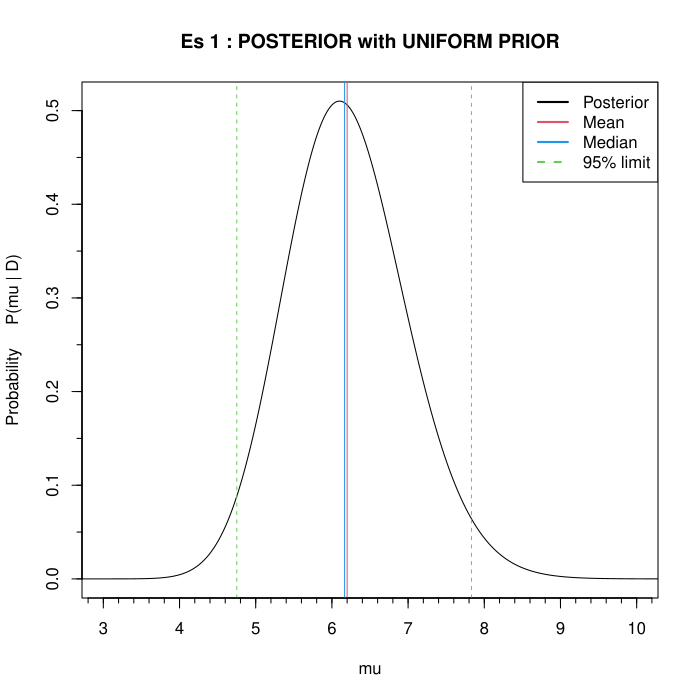

Recreate this plot in R.
library(tibble)
library(ggplot2)
library(gridExtra)
library(Hmisc)
library(plot.matrix)
set.seed(17052001)

cat(' #########  ESERCIZIO 1   #########', '\n', '\n')	
cat('----------------------------------------------------------', '\n')	
cat('1.1: See Es_1_unif_prior.pdf', '\n', '\n')

percentile <- function(k, input, output) {			
		# k = value of the cumulative distribution
		# output = probability distribution
		# input = relative cumulative distribution
		index <- which.min(abs(input - k))	
		return(output[index])
		}
		
post_function <- function(prior, likelihood) {
		posterior <- likelihood * prior
		k <- 50/10**4*sum(posterior)
		posterior <- posterior/k
		return(posterior)
		}

# data
N = c(5, 8, 4, 6, 11, 6, 6, 5, 6, 4)

# compute interval possible value of mu
mu <- seq(0.001, 50, length.out = 10**4)

# compute the uniform prior
prior_unif <- rep(1, 10**4)

# compute the likelihood
likelihood <- 1
for (num in N) { likelihood <- likelihood * dpois(num, mu) }

# compute the posterior
post_unif <- post_function(prior_unif, likelihood)
		   	
# compute summarized results	   
mean_unif <- 50/10**4 * sum(mu * post_unif)
var_unif <- 50/10**4 * sum((mu - mean_unif)**2 * post_unif)
median_unif <- percentile(0.5, cumsum(post_unif/10**4*50), mu)
low_limit_unif <- percentile(0.025, cumsum(post_unif/10**4*50), mu)
upper_limit_unif <- percentile(0.975, cumsum(post_unif/10**4*50), mu)

# set terminal output
cat('With uniform prior we obtain: ', '\n',
    ' Mean:        ', mean_unif, '\n',
    ' Median:      ', median_unif, '\n',
    ' Var:         ', var_unif, '\n',
    ' Low limit:   ', low_limit_unif, '\n',
    ' Upper limit: ', upper_limit_unif, '\n')

pdf("Es_1_unif_prior.pdf")
plot(mu, post_unif, type='l', main="Es 1 : POSTERIOR with UNIFORM PRIOR", 
     xlab="mu", ylab="Probability     P(mu | D)", col=1, xlim=c(3, 10))
abline(v=mean_unif, col=2, lty=1)
abline(v=median_unif, col=4, lty=1)
abline(v=c(low_limit_unif, upper_limit_unif), col=3, lty=2)
legend(x = "topright", legend = c("Posterior", "Mean", "Median", "95% limit"), lty = c(1, 1, 1, 2),           
       col = c(1, 2, 4, 3), lwd = 2)                
minor.tick(nx=5, ny=2, tick.ratio=0.5)
out<-dev.off()

	
cat('----------------------------------------------------------', '\n')	
cat('1.2: See Es_1_Jeff_prior.pdf', '\n', '\n')

# compute Jeff prior
prior_jeff <- 1/sqrt(mu)
	
# compute the posterior
post_jeff <- post_function(prior_jeff, likelihood)
	
# compute summarized results	   	   
mean_jeff <- 50/10**4 * sum(mu * post_jeff)
var_jeff <- 50/10**4 * sum((mu - mean_unif)**2 * post_jeff)
median_jeff <- percentile(0.5, cumsum(post_jeff/10**4*50), mu)
low_limit_jeff <- percentile(0.025, cumsum(post_jeff/10**4*50), mu)
upper_limit_jeff <- percentile(0.975, cumsum(post_jeff/10**4*50), mu)

# set terminal output
cat('With Jeffrey prior we obtain: ', '\n',
    ' Mean:        ', mean_jeff, '\n',
    ' Median:      ', median_jeff, '\n',
    ' Var:         ', var_jeff, '\n',
    ' Low limit:   ', low_limit_jeff, '\n',
    ' Upper limit: ', upper_limit_jeff, '\n')	

pdf("Es_1_Jeff_prior.pdf")
plot(mu, post_jeff, type='l', main="Es 1 : POSTERIOR with JEFFREYS' PRIOR", 
     xlab="mu", ylab="Probability     P(mu | D)", col=1, xlim=c(3, 10))
abline(v=mean_jeff, col=2, lty=1)
abline(v=median_jeff, col=4, lty=1)
abline(v=c(low_limit_jeff, upper_limit_jeff), col=3, lty=2)
legend(x = "topright", legend = c("Posterior", "Mean", "Median", "95% limit"), lty = c(1, 1, 1, 2),           
       col = c(1, 2, 4, 3), lwd = 2)                
minor.tick(nx=5, ny=2, tick.ratio=0.5)
out<-dev.off()

cat('----------------------------------------------------------', '\n')	
cat('1.3: See the following table', '\n', '\n')

# UNIFORM NORMAL APPROXIAMTION

# compute my norm approximation using the calculated mean and sd
unif_norm <- dnorm(mu, mean_unif, sqrt(var_unif))

mean_unif_approx <- 50/10**4 * sum(mu * unif_norm)
var_unif_approx <- 50/10**4 * sum((mu - mean_unif_approx)**2 * unif_norm)
median_unif_approx <- percentile(0.5, cumsum(unif_norm/10**4*50), mu)
low_limit_unif_approx <- percentile(0.025, cumsum(unif_norm/10**4*50), mu)
upper_limit_unif_approx <- percentile(0.975, cumsum(unif_norm/10**4*50), mu)

# JEFFREY NORMAL APPROXIAMTION

# compute my norm approximation using the calculated mean and sd
jeff_norm <- dnorm(mu, mean_jeff, sqrt(var_jeff))

mean_jeff_approx <- 50/10**4 * sum(mu * jeff_norm)
var_jeff_approx <- 50/10**4 * sum((mu - mean_jeff_approx)**2 * jeff_norm)
median_jeff_approx <- percentile(0.5, cumsum(jeff_norm/10**4*50), mu)
low_limit_jeff_approx <- percentile(0.025, cumsum(jeff_norm/10**4*50), mu)
upper_limit_jeff_approx <- percentile(0.975, cumsum(jeff_norm/10**4*50), mu)

# put all results in a summary table
summary1 <- tibble(distribution=c('Uniform','Jeffrey','Norm_unif','Norm_Jeff'),
		   mean=c(mean_unif, mean_jeff, mean_unif_approx, mean_jeff_approx),
		   median=c(median_unif, median_jeff, median_unif_approx, median_jeff_approx),
		   var=c(var_unif, var_jeff, var_unif_approx, var_jeff_approx),
		   low_limit=c(low_limit_unif, low_limit_jeff, low_limit_unif_approx, low_limit_jeff_approx),
		   upper_limit=c(upper_limit_unif, upper_limit_jeff, upper_limit_unif_approx, upper_limit_jeff_approx))

print(summary1)
cat('----------------------------------------------------------', '\n', '\n')	


cat(' #########  ESERCIZIO 2   #########', '\n', '\n')	
cat('----------------------------------------------------------', '\n')	
cat('2.1: ', '\n', '\n')

prob_fail <- 0.15

cat('The probability distribution of y, the number of times the new method', '\n',
    'fails to detect the disease, is a binomial distribution with:', '\n') 
cat(' p = the prob of fail of the new test', '\n',
    'y = the number of fails', '\n',
    'n = the number of total trials', '\n')

cat('----------------------------------------------------------', '\n')	
cat('2.2: ', '\n', '\n')	

n <- 75
y <- 6 
p_f <- y/n

cat('The frequentist estimator is         p_f = y/n' , '\n')
p_f <- y/n
cat('It is un unbiased estimator that follows a binomial distribution with:', '\n')
cat('Mean = p_f = ', p_f, '\n')
cat('Variance = p_f * (1-p_f) = ', p_f * (1-p_f), '\n')

cat('----------------------------------------------------------', '\n')	
cat('2.3: See Es_2_beta_prior.pdf', '\n')	

# value for my beta
mean <- 0.15
std <- 0.14 

# parameter of my beta to obtain the above values
a <- mean * ((mean*(1-mean))/(std**2)-1)
b <- (1-mean)/(mean)*a

# compute interval possible value of p
prob <- seq(from=1/10**4, to=1, length=10**4)

# compute beta prior
prior <- dbeta(prob, a, b)

# compute the likelihood
likelihood <- dbinom(y, n, prob)

# compute the posterior and normalize it
posterior <- prior*likelihood
Z <- sum(posterior/10**4)
posterior <- posterior/Z

post_mean <- sum(prob*posterior/10**4)
post_var <- sum((prob-post_mean)**2*posterior/10**4)


pdf("Es_2_beta_prior.pdf")
plot(prob, posterior, type='l', main="Es 2 : POSTERIOR FOR THE NEW METHOD", 
     xlab="p", ylab="Probability     P(p | n,y)", col=1, lwd = 2)
abline(v=c(post_mean-sqrt(post_var), post_mean+sqrt(post_var)), col=2, lty=2, lwd = 2)
abline(v=post_mean, col=5, lty=1, lwd = 2)
legend(x = "topright", legend = c("Posterior", "Mean +- sigma", "Mean"), lty = c(1, 2, 1),           
       col = c(1, 2, 5), lwd = 2)                
out<-dev.off()



cat('----------------------------------------------------------', '\n')	
cat('2.4: ', '\n','My NULL hypothesis is       H0 : p > 0.15  (the new test is worse)', '\n', '\n')	

percentile <- function(k, input, output) {			
		# k = value of the cumulative distribution
		# output = probability distribution
		# input = relative cumulative distribution
		index <- which.min(abs(input - k))	
		return(output[index])
		}

# using the computed posterior calculate the prob that p is bigger than 0.15
# computing the integral with discretize method
prob_b_bigger_0.15 <- sum(posterior[prob>0.15]/10**4)

cat('P(H0 | data) = P(y>0.15 | data) =', prob_b_bigger_0.15, '\n')
cat('Since this probability is smaller than 0.05 we reject the null hypothesis.', '\n')

cat('We can visualize this statement also graphically: see Es_2_Bayesian.pdf', '\n')
limit <- percentile(0.95, cumsum(posterior/10**4), prob)

pdf("Es_2_Bayesian.pdf")
plot (prob, posterior, type='l', main="Es 2 : BAYESIAN HT", 
     xlab="p", ylab="Probability     P(p | n,y)")
polygon ( c(limit,prob[prob>limit]) , c(0,posterior[prob>limit]), col=rgb(1, 0, 0,0.5))
abline(v = 0.15, col='blue', lty=2)
legend(x = "topright", legend = c("Posterior", "5% limit area", "p = 0.15"), lty = c(1, 1, 2),           
       col = c(1, 'red', 'blue'), lwd = 2)                
out<-dev.off()

cat('----------------------------------------------------------', '\n')	
cat('2.5: ', '\n','My NULL hypothesis is       H0 : p > 0.15  (the new test is worse)', '\n', '\n')

# compute the likelihood in considering H0 true
true_null <- dbinom(x = c(0:n), size = n, prob = 0.15)

# put the obtained value in a table just for number between 0 and 10 (interested region)
freq <- tibble(
	number=c(0:10) ,  
	prob=true_null[1:11]
	)

# compute the p-value by discretized method
p_value<-tail(cumsum(freq$prob[freq$number<=6]),1)
	
cat('p-value =', p_value, '\n')
cat('Since the p-value is bigger than 0.05 we can not reject the null hypothesis.', '\n')

cat('We can visualize this statement also graphically: see Es_2_Frequentist.pdf', '\n')

freq['cumulative'] <- cumsum(freq$prob)

pdf("Es_2_Frequentist.pdf")
ggplot(freq, aes(x=number, y=cumulative))+ 
geom_bar(stat = "identity")+
geom_hline(yintercept=0.05, color = "red")+
scale_x_continuous(breaks = seq(0,10,2))+
scale_y_continuous(breaks = seq(0,1,0.05))+
labs(x='Number fail detections', y='F(y)', title='Es 2 : FREQUENTIST HT', colour = "Legend")              
out<-dev.off()

cat('----------------------------------------------------------', '\n', '\n')	


cat(' #########  ESERCIZIO 3   #########', '\n', '\n')	
cat('----------------------------------------------------------', '\n')	

# Function to simulate uor data
simulation <- function(n, a, b) {
	      
	      tetha <- pi*(runif(n)-0.5)
	      x_k <- b * tan(tetha) + a
	      return(x_k)
	      }

# Choose the prior 
unif_prior <- function(a, b) {return(1)}  

# Function that creates the prior 
prior_function <- function(alpha, beta, f) {
		matrice <- matrix(data=NA, nrow=length(beta), ncol=length(alpha))
		
		for (a in 1:length(alpha)) {
			for (b in 1:length(beta)) {
				matrice[b,a]<-f(a,b)
				}	
			}
		
		return(matrice)
		} 
		
# Function that compute the likelihood for one measure
# k is my measure
single_likelihood_function <- function(k, alpha, beta, delta_alpha, delta_beta) {
				like <- matrix(data=NA, nrow=length(beta), ncol=length(alpha))
				
				for (a in 1:length(alpha)) {
					for (b in 1:length(beta)) {
						like[b,a] <- 1/pi * (beta[b])/(beta[b]**2 + (k-alpha[a])**2)
						}	
					}
					
				Z<-sum(like*delta_alpha*delta_beta)
				like<-like/Z
				
				return(like)	
				}
			
# Function that compute the likelihood for all measures combinig the likelihood for the signle measure				
total_likelihood_function <- function(measures, alpha, beta, delta_alpha, delta_beta, f) {
				like <- matrix(data=1, nrow=length(beta), ncol=length(alpha))
				
				for (k in measures) {
					like <- like * f(k, alpha, beta, delta_alpha, delta_beta)
					Z<-sum(like*delta_alpha*delta_beta)
					like<-like/Z
					}

				return(like)
				}

# True values
alpha_true <- 0
beta_true <- 1.5

# create simulated data
measures <- simulation(100, alpha_true, beta_true)

# compute interval possible value of alpha and beta
alpha <- seq(alpha_true-2, alpha_true+2, length.out = 100)
delta_alpha <- (max(alpha)-min(alpha))/(length(alpha)-1)
beta <- seq(0, beta_true*2, length.out = 100)
delta_beta <- (max(beta)-min(beta))/(length(beta)-1)

# compute my 2d prior
prior <- prior_function(alpha, beta, unif_prior)

# compute the total likelihood
likelihood <- total_likelihood_function(measures, alpha, beta, delta_alpha, delta_beta, single_likelihood_function)

# compute my 2d posterior and rescale it in order to obain values between 0 and 1
posterior <- prior * likelihood
posterior <- posterior/max(posterior)

pdf("Es_3_alpha-beta_posterior.pdf")
contour(alpha, beta, posterior, nlevels=5, main='Es 3 : POSTERIOR FOR ALPHA AND BETA', xlab='alpha [Km]', ylab='beta [Km]')
abline(v=alpha_true, h=beta_true, col='grey')              
out<-dev.off()


# Marginalization to obtain alpha posterior and normalize it
alpha_posterior <- apply(posterior, 1, sum)
k <- sum(alpha_posterior*delta_alpha) 
alpha_posterior <- alpha_posterior / k

percentile <- function(k, input, output) {			
		# k = value of the cumulative distribution
		# output = probability distribution
		# input = relative cumulative distribution
		index <- which.min(abs(input - k))	
		return(output[index])

		}
alpha_MPV <- alpha[alpha_posterior==max(alpha_posterior)]		
alpha_low_limit <- percentile(0.025, cumsum(alpha_posterior*delta_alpha), alpha)
alpha_upper_limit <- percentile(0.975, cumsum(alpha_posterior*delta_alpha), alpha)

pdf("Es_3_alpha.pdf")
plot(alpha, alpha_posterior, type='l', main='Es 3 : POSTERIOR FOR ALPHA', xlab='alpha [Km]', ylab='p(alpha | data)')
polygon (c(alpha_low_limit, alpha[alpha>alpha_low_limit & alpha<alpha_upper_limit], alpha_upper_limit),
         c(0, alpha_posterior[alpha>alpha_low_limit & alpha<alpha_upper_limit], 0), col=rgb(1, 0, 0,0.5))
abline(v = alpha_true, col='green', lty=2)
abline(v = alpha_MPV, col='blue', lty=2)
legend(x = "topright", legend = c("Posterior for alpha", '95% cred. int.', "True alpha", "Alpha prediction"),
       lty = c(1, 1, 2, 2), col = c(1, 'red','green', 'blue'), lwd = 2) 
minor.tick(nx=5, ny=4, tick.ratio=0.5)               
out<-dev.off()


# Marginalization to obtain beta posterior
beta_posterior <- apply(posterior, 2, sum)
k <- sum(beta_posterior*delta_beta) 
beta_posterior <- beta_posterior / k

beta_MPV <- beta[beta_posterior==max(beta_posterior)]
beta_low_limit <- percentile(0.025, cumsum(beta_posterior*delta_beta), beta)
beta_upper_limit <- percentile(0.975, cumsum(beta_posterior*delta_beta), beta)

pdf("Es_3_beta.pdf")
plot(beta, beta_posterior, type='l', main='Es 3 : POSTERIOR FOR BETA', xlab='beta [Km]', ylab='p(beta | data)')
polygon (c(beta_low_limit, beta[beta>beta_low_limit & beta<beta_upper_limit], beta_upper_limit),
         c(0, beta_posterior[beta>beta_low_limit & beta<beta_upper_limit], 0), col=rgb(1, 0, 0,0.5))
abline(v = beta_true, col='green', lty=2)
abline(v = beta_MPV, col='blue', lty=2)
legend(x = "topright", legend = c("Posterior for beta", '95% cred. int.', "True beta", "Beta prediction"),
       lty = c(1, 1, 2, 2), col = c(1, 'red','green', 'blue'), lwd = 2) 
minor.tick(nx=5, ny=5, tick.ratio=0.8)               
out<-dev.off()

# put the results in a summarized table
summary3 <- tibble(Variable=c('Alpha', 'Beta'),
		   Estimation_MPV=c(alpha_MPV, beta_MPV),
		   Low_limit=c(alpha_low_limit, beta_low_limit),
		   Upper_limit=c(alpha_upper_limit, beta_upper_limit))


cat('Real value of alpha: ', alpha_true, '\n')
cat('               beta: ', beta_true, '\n', '\n')

cat('What we obtain with inference is: ', '\n', '\n')
print(summary3)

cat('\n')
cat('To visualize these results see the following plots:', '\n',
    ' - for the 2d posterior     ->   Es_3_alpha-beta_posterior.pdf', '\n',
    ' - for the alpha posterior  ->   Es_3_alpha.pdf', '\n',
    ' - for the beta posterior   ->   Es_3_beta.pdf', '\n')

cat('----------------------------------------------------------', '\n', '\n')	


cat(' #########  ESERCIZIO 4   #########', '\n', '\n')	
cat('----------------------------------------------------------', '\n')	

# this function, given the true value of the parameter, returns to us:
# - mean=c(mean_a, mean_b) -> the predicted values for A and B
# - sd=c(sd_a, sd_b) -> the predicted values for sigma(A) and sigma(B) (of their posteriors)
# - cov=cov_ab -> the comvariance between A and B
# - rho=rho_ab -> the rho value
# - post=totalpost -> the 2d plot of the posterior
# - A_post=Apost -> the plot of the marginalized A posterior
# - B_post=Bpost -> the plot of the marginalized B posterior

analysis <- function(x_0, w, A, B, delta_t, segnale, v) {
	
	x <- seq(from=-7, to=7, by=0.5)
	S <- segnale(x , A, B, x_0, w, delta_t)          # biuld the real signal
	ddat <- rpois(length(S), S)	 		 # each point is a Possonian dist with mean S
 
	simulation_data <- tibble(x=x, signal=S, data=ddat)

	alim <- c(0, 4)
	blim <- c(0, 2)
	Nsamp <- 100
	uniGrid <- seq(from=1/(2*Nsamp),
	to=1-1/(2*Nsamp), by=1/Nsamp)
	delta_a <- diff(alim )/ Nsamp
	delta_b <- diff(blim )/ Nsamp
	a <- alim[1] + diff(alim )* uniGrid    # create sequence of value for a
	b <- blim[1] + diff(blim )* uniGrid    # create sequence of value for b
	
	
	# Log posterior   (at fixed A, B and varing the data)
	log.post <- function(d, x, A, B, x_0, w, t) {
		if(A<0 || B<0) {return(-Inf )} # the effect of the prior
		sum(dpois(d, lambda=segnale(x, A, B, x_0, w, t), log=TRUE)) # somma di prob di avere d come
									    # risultato sapendo che segue una
									    # dist poissoniana con media lambda
		}
	
	z <- matrix(data=NA , nrow=length(a), ncol=length(b))
	
	# creating my log posterior
	for(j in 1:length(a)) {
		for(k in 1:length(b)) {
			z[j,k] <- log.post(ddat , x , a[j], b[k], x_0, w, delta_t)
			}
		}
	
	z <- z - max(z) # set maximum to zero
	
	# Plot unnormalized 2D posterior as contours
	points <- expand.grid(a, b)
        posterior <- tibble(a=points[,1], b=points[,2], post=as.vector(exp(z)))
	
	if (v==1) {h_text <- paste( 'Value of w: ' , w, sep=' ')}
	else {h_text <- paste( 'The ratio A/B: ' , A/B, sep=' ')}
	
	# creating the plot for 2d posterior
        totalpost <- ggplot(posterior, aes(a, b, z=post))+
                  geom_contour_filled()+
                  theme(legend.key.size = unit(0.2, 'cm'), legend.title=element_text(size=5), legend.text=element_text(size=5))+
                  #ylim(0,2)+
                  #xlim(0,4)+
                  geom_hline(yintercept=B, color='red', linetype=2)+
                  geom_vline(xintercept=A, color='red', linetype=2)+
                  labs(x='Amplitude, A', y='Background, B', title=h_text)
	
	
	# Computing the marginalied A posterior
	p_a_D <- apply(exp(z), 1, sum)         # the sum function is applied on the rows of exp(z)
	p_a_D <- p_a_D/( delta_a*sum(p_a_D))   # normalize the posterior
	
	# Computing the marginalied B posterior
	p_b_D <- apply(exp(z), 2, sum)         # the sum function is applied on the columns of exp(z)
	p_b_D <- p_b_D/( delta_b*sum(p_b_D))   # normalize the posterior
	

	# creating plots for A and B marginalized posterior
	A_post <- tibble(A=a, post=p_a_D)
	Apost <- ggplot(data=A_post, mapping=aes(x=A, y=post)) +
	geom_line()+
	labs(x='Amplitude, A', y='P(A | data)', title=h_text)+
	geom_vline(xintercept=A, color='red')
	
	B_post <- tibble(B=b, post=p_b_D)
	Bpost <- ggplot(data=B_post, mapping=aes(x=B, y=post)) +
	geom_line()+
	labs(x='Background, B', y='P(B | data)', title=h_text)+
	geom_vline(xintercept=B, color='red')
	
	
	# Compute mean, standard deviation, covariance, correlation of/between A and B
	mean_a <- delta_a * sum(a * p_a_D)
	mean_b <- delta_b * sum(b * p_b_D)
	
	sd_a <- sqrt( delta_a * sum((a-mean_a)**2 * p_a_D) )
	sd_b <- sqrt( delta_b * sum((b-mean_b)**2 * p_b_D) )
	
	cov_ab <- 0
	for(j in 1:length(a)) {
		for(k in 1:length(b)) {
			cov_ab <- cov_ab + (a[j]-mean_a)*(b[k]-mean_b)*exp(z[j,k])
			}
		}
		
	cov_ab <- cov_ab / sum(exp(z))
	rho_ab <- cov_ab / (sd_a * sd_b)
	
	my_list <- list('mean'=c(mean_a, mean_b),
			'sd'=c(sd_a, sd_b),
			'cov'=cov_ab,
			'rho'=rho_ab,
			'post'=totalpost,
			'A_post'=Apost,
			'B_post'=Bpost)	
	return(my_list)
	}

segnale <- function(x, a, b, x0, w, t) {
		S <- t * (a*exp(-(x-x0)**2/(2*w**2)) + b)
		return(S)
		}


# Parametri modello 
x_0 <- 0
w <- 1
A <- 2
B <- 1
delta_t <- 10


cat('                      Varing the parameter w', '\n', '\n')

cat(' - 2d posterior varing w:                 See Es_4_2d_varing_w.pdf', '\n')
cat(' - A marginalized posterior varing w:     See Es_4_Apost_varing_w.pdf', '\n')
cat(' - B marginalized posterior varing w:     See Es_4_Bpost_varing_w.pdf', '\n', '\n')

# here I'll put all the objects
vettore <- c()

for (w in c(0.1, 0.25, 1, 2, 3 )) {
	
	set.seed(17052001)
	name <- paste('tabella_', w, sep='')
	tabella <- c(analysis(x_0, w, A, B, delta_t, segnale,1))
	vettore <- c(vettore, tabella)

	}


pdf("Es_4_2d_varing_w.pdf")
grid.arrange(vettore[5]$post, vettore[12]$post, vettore[19]$post, vettore[26]$post, vettore[33]$post, nrow = 3)        
out<-dev.off()


pdf("Es_4_Apost_varing_w.pdf")
grid.arrange(vettore[6]$A_post, vettore[13]$A_post, vettore[20]$A_post, vettore[27]$A_post, vettore[34]$A_post, nrow = 2)             
out<-dev.off()
 

pdf("Es_4_Bpost_varing_w.pdf")
grid.arrange(vettore[7]$B_post, vettore[14]$B_post, vettore[21]$B_post, vettore[28]$B_post, vettore[35]$B_post, nrow = 2)              
out<-dev.off()


meanA <- c(vettore[1]$mean[1], vettore[8]$mean[1], vettore[15]$mean[1], vettore[22]$mean[1], vettore[29]$mean[1])
meanB <- c(vettore[1]$mean[2], vettore[8]$mean[2], vettore[15]$mean[2], vettore[22]$mean[2], vettore[29]$mean[2])
sdA <- c(vettore[2]$sd[1], vettore[9]$sd[1], vettore[16]$sd[1], vettore[23]$sd[1], vettore[30]$sd[1])
sdB <- c(vettore[2]$sd[2], vettore[9]$sd[2], vettore[16]$sd[2], vettore[23]$sd[2], vettore[30]$sd[2])
cov <- c(vettore[3]$cov, vettore[10]$cov, vettore[17]$cov, vettore[24]$cov, vettore[31]$cov)
rho <- c(vettore[4]$rho, vettore[11]$rho, vettore[18]$rho, vettore[25]$rho, vettore[32]$rho)

varing_w <- tibble(w=c(0.1, 0.25, 1, 2, 3 ), mean_A=meanA, mean_B=meanB, SdA=sdA, SdB=sdB, COV=cov, rho=rho)

cat('Summarized results:', '\n')
print(varing_w)

cat('\n')
cat('To visualize these data:     See Es_4_2d_varing_w.pdf', '\n')

varing_w['ER_A'] <- sdA/meanA
varing_w['ER_B'] <- sdB/meanB

ma <- ggplot(varing_w, aes(x=w, y=mean_A))+
      geom_point()+
      geom_line()+
      labs(x='w', y='Mean parameter A')+
      geom_hline(yintercept=A, color='red')

mb <- ggplot(varing_w, aes(x=w, y=mean_B))+
      geom_point()+
      geom_line()+
      labs(x='w', y='Mean parameter B')+
      geom_hline(yintercept=B, color='red')

sta <- ggplot(varing_w, aes(x=w))+
       geom_point(aes(y=ER_A))+
       geom_line(aes(y=ER_A))+
       labs(x='w', y='Sigma(A) / A')

stb <- ggplot(varing_w, aes(x=w))+
       geom_point(aes(y=ER_B))+
       geom_line(aes(y=ER_B))+
       labs(x='w', y='Sigma(B) / B')

pdf("Es_4_results_varing_w.pdf")      
grid.arrange(ma, mb, sta, stb, nrow = 2)             
out<-dev.off() 
       
cat('----------------------------------------------------------', '\n')
cat('                      Varing the ratio A/B', '\n', '\n')

cat(' - 2d posterior varing the ratio A/B:                 See Es_4_2d_varing_B.pdf', '\n')
cat(' - A marginalized posterior varing the ratio A/B:     See Es_4_Apost_varing_B.pdf', '\n')
cat(' - B marginalized posterior varing the ratio A/B:     See Es_4_Bpost_varing_B.pdf', '\n', '\n')

vettore <- c()

for (k in c(1, 2, 3, 5, 10)) {
	
	set.seed(17052001)
	name <- paste('tabella_', w, sep='')
	tabella <- c(analysis(x_0, w, A, A/k, delta_t, segnale,2))
	vettore <- c(vettore, tabella)

	}

pdf("Es_4_2d_varing_B.pdf")
grid.arrange(vettore[5]$post, vettore[12]$post, vettore[19]$post, vettore[26]$post, vettore[33]$post, nrow = 3)             
out<-dev.off()

pdf("Es_4_Apost_varing_B.pdf")
grid.arrange(vettore[6]$A_post, vettore[13]$A_post, vettore[20]$A_post, vettore[27]$A_post, vettore[34]$A_post, nrow = 2) 
out<-dev.off()

pdf("Es_4_Bpost_varing_B.pdf")
grid.arrange(vettore[7]$B_post, vettore[14]$B_post, vettore[21]$B_post, vettore[28]$B_post, vettore[35]$B_post, nrow = 2) 
out<-dev.off()

meanA <- c(vettore[1]$mean[1], vettore[8]$mean[1], vettore[15]$mean[1], vettore[22]$mean[1], vettore[29]$mean[1])
meanB <- c(vettore[1]$mean[2], vettore[8]$mean[2], vettore[15]$mean[2], vettore[22]$mean[2], vettore[29]$mean[2])
sdA <- c(vettore[2]$sd[1], vettore[9]$sd[1], vettore[16]$sd[1], vettore[23]$sd[1], vettore[30]$sd[1])
sdB <- c(vettore[2]$sd[2], vettore[9]$sd[2], vettore[16]$sd[2], vettore[23]$sd[2], vettore[30]$sd[2])
cov <- c(vettore[3]$cov, vettore[10]$cov, vettore[17]$cov, vettore[24]$cov, vettore[31]$cov)
rho <- c(vettore[4]$rho, vettore[11]$rho, vettore[18]$rho, vettore[25]$rho, vettore[32]$rho)

varing_B <- tibble(A_over_B=c(1, 2, 3, 5, 10), mean_A=meanA, mean_B=meanB, SdA=sdA, SdB=sdB, COV=cov, rho=rho)

cat('Summarized results:', '\n')
print(varing_B)

cat('\n')
cat('To visualize these data:     See Es_4_results_varing_B.pdf', '\n')

varing_B['ER_A'] <- sdA/meanA
varing_B['ER_B'] <- sdB/meanB

ma <- ggplot(varing_B, aes(x=A_over_B, y=mean_A))+
      geom_point()+
      geom_line()+
      labs(x='A / B', y='Mean parameter A')+
      geom_hline(yintercept=A, color='red')

mb <- ggplot(varing_B, aes(x=A_over_B, y=mean_B))+
      geom_point()+
      geom_line()+
      labs(x='A / B', y='Mean parameter B')+
      geom_hline(yintercept=B, color='red')

sta <- ggplot(varing_B, aes(x=A_over_B))+
       geom_point(aes(y=ER_A))+
       geom_line(aes(y=ER_A))+
       labs(x='A / B', y='Sigma(A) / A')

stb <- ggplot(varing_B, aes(x=A_over_B))+
       geom_point(aes(y=ER_B))+
       geom_line(aes(y=ER_B))+
       labs(x='A / B', y='Sigma(B) / B')
       
pdf("Es_4_results_varing_B.pdf")      
grid.arrange(ma, mb, sta, stb, nrow = 2)   
out<-dev.off()

cat('----------------------------------------------------------', '\n', '\n')	
